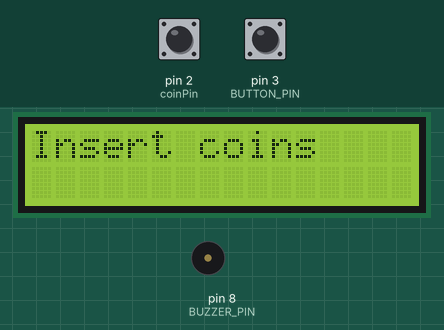
The sketch below on a simulated Arduino Uno, built with avr-gcc and run on an emulated ATmega328P. Shown: 16×2 character LCD, buzzer (waves = sounding). Inputs (shaded band) come from the test bench; at power-on: pin 2 (coinPin) HIGH, pin 3 (BUTTON_PIN) HIGH. What the sketch prints to the serial monitor is not drawn.

Above: at 1.2 s.
1.3 s: pin 2 (coinPin) pulled LOW for 0.15 s
At 2.0 s:
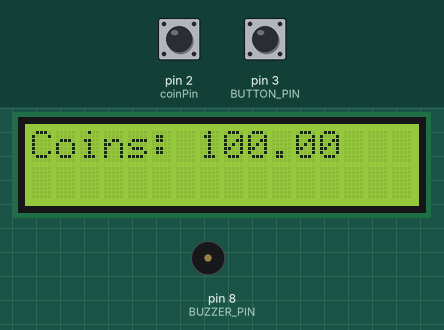
2.9 s: pin 2 (coinPin) pulled LOW for 1 s
At 4.4 s:
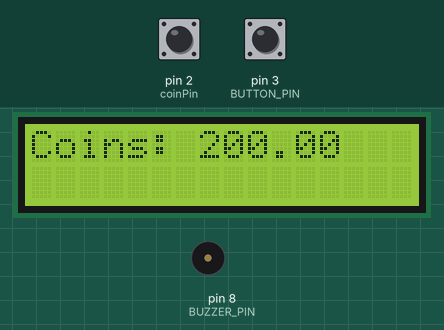
5.4 s: pin 3 (BUTTON_PIN) pulled LOW for 0.15 s
At 6.2 s:
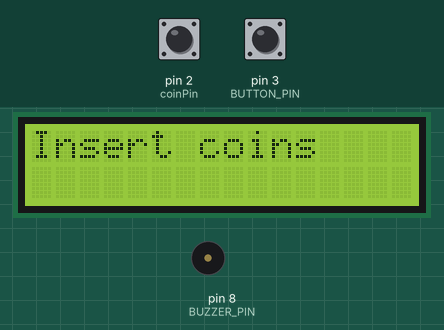
7.0 s: pin 2 (coinPin) pulled LOW for 3.2 s
At 7.5 s:
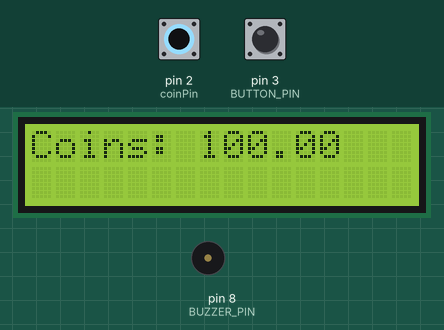
11.7 s: pin 3 (BUTTON_PIN) pulled LOW for 1 s
At 12.2 s:
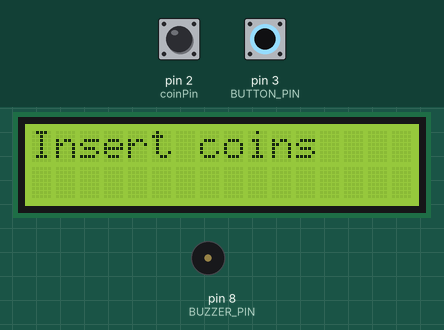
14.2 s: pin 2 (coinPin) driven LOW and pin 3 (BUTTON_PIN) driven LOW
At 14.24 s:
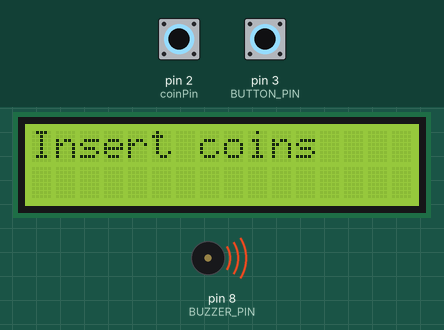
Timing chart, 0 to 16.8 s (numbered marks = the images above; inputs shaded):
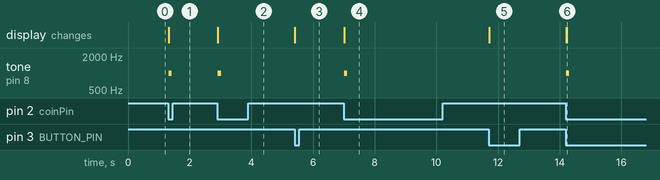

Measured:
- after the input at 1.3 s, tone on pin 8 (BUZZER_PIN): silent → 1000 Hz at once, → silent 0.10 s later; the display: changes at once (image 1)
- after the input at 2.9 s, tone on pin 8 (BUZZER_PIN): silent → 1000 Hz at once, → silent 0.10 s later; the display: changes at once (image 2)
- after the input at 5.4 s, the display: changes at once (image 3)
- after the input at 7.0 s, tone on pin 8 (BUZZER_PIN): silent → 1000 Hz at once, → silent 0.10 s later; the display: changes at once (image 4)
- after the input at 11.7 s, the display: changes at once (image 5)
- after the input at 14.2 s, tone on pin 8 (BUZZER_PIN): silent → 1000 Hz at once, → silent 0.10 s later; the display: first changes at once (image 6 shows a later state)

The sketch:

coin_acceptor.ino
```cpp
#include <Arduino.h>
#include <EEPROM.h>
#include <LiquidCrystal_I2C.h>

const int coinPin = 2;
volatile int impulsCount = 0;
int coinType = 0;
float totalAmount = 0.0;
float coinValue;

int BUTTON_PIN = 3;
int BUZZER_PIN = 8;

unsigned long lastButtonPressTime = 0;
const unsigned long debounceDelay = 1000;

const int coinPulses[] = {1};
const float coinValues[] = {100};


int lookup(int pulses) {
  for (int i = 0; i < 2; i++) {
    if (pulses == coinPulses[i]) {
      return coinValues[i];
    }
  }
  return -1;
}

LiquidCrystal_I2C lcd(0x27, 16, 2);

void setup() {
  Serial.begin(9600);
  pinMode(coinPin, INPUT_PULLUP); // Initialize coin pin
  pinMode(BUZZER_PIN, OUTPUT); // Initialize buzzer pin

  attachInterrupt(digitalPinToInterrupt(coinPin), coinInterrupt, FALLING); // Set up interrupt for coin pulses
  pinMode(BUTTON_PIN, INPUT_PULLUP);
  lcd.init(); // Initialize the LCD
  lcd.backlight();
  lcd.clear();
  lcd.setCursor(0, 0);
  lcd.print("Insert coins");
}

void coinInterrupt() {
  impulsCount++;
}


void loop() {
  int reading = digitalRead(BUTTON_PIN);
  if (reading == LOW && (millis() - lastButtonPressTime > debounceDelay)) {
    lastButtonPressTime = millis();
    resetCoinData();
  }
  handleCoins();
}

void handleCoins() {
  if (impulsCount > 0) {
    float coinValue = lookup(impulsCount);
    if (coinValue > 0) {
      totalAmount += coinValue;
      impulsCount = 0;
      lcd.clear();
      lcd.setCursor(0, 0);
      lcd.print("Coins: ");
      lcd.print(totalAmount);
      Serial.print("Total Amount: ");
      Serial.println(totalAmount, 2);
      tone(BUZZER_PIN, 1000, 100); // Optional: beep for each coin inserted
    }
  }
}

void resetCoinData() {
  if (totalAmount > 0) {
    Serial.print("Amount=");
    Serial.println(totalAmount);
  }

  totalAmount = 0.0;
  impulsCount = 0;
  lcd.clear();
  lcd.setCursor(0, 0);
  lcd.print("Insert coins");

}
```
